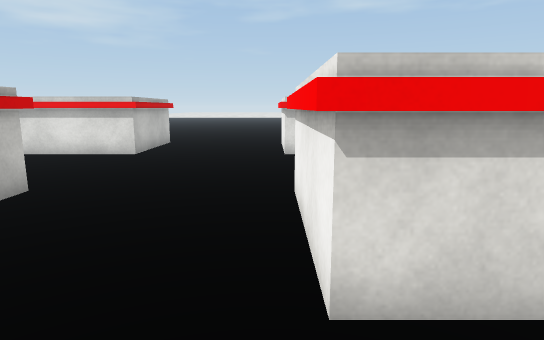
View 1 (above)

24 first-person views from a walk through a Unity game level. The camera is 1.5 m above the floor, tilts 10° down and sees 75° across. The floor is counted in squares, 1 m on a side. Each view is taken from the middle of a square. On the plan, view 1 faces up. The plan holds only what a view shows up to about 16 squares ahead; the rest is blank. The place goes on beyond the plan. The player is left out. Some surface patterns are stand-ins.

View 2
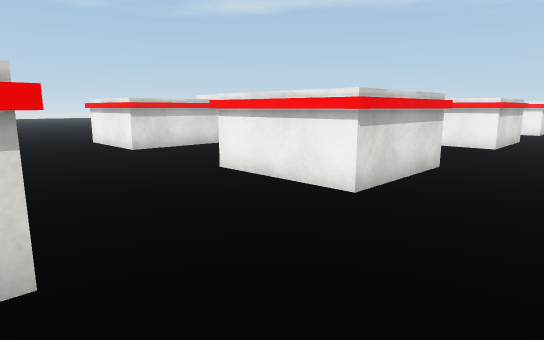

View 3
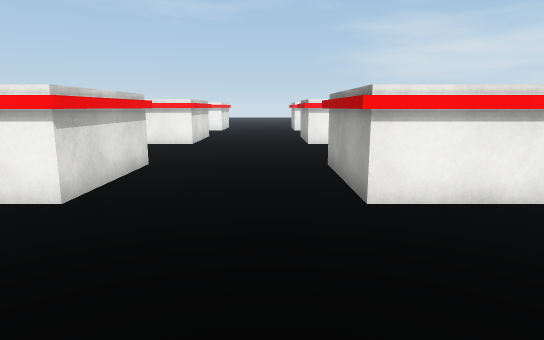

View 4
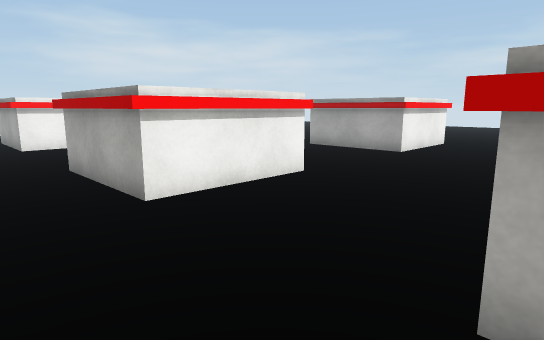

View 5
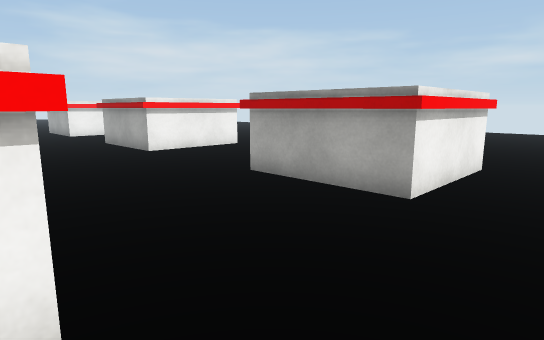

View 6
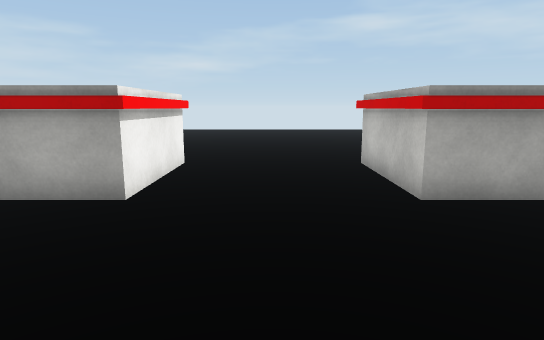

View 7
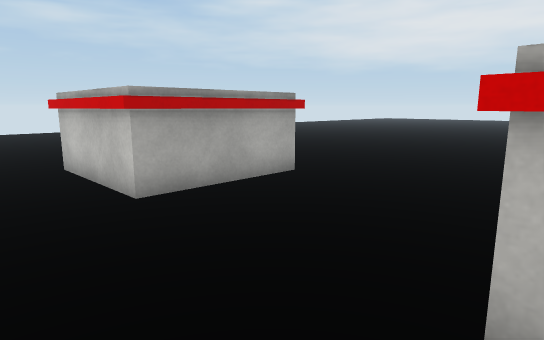

View 8
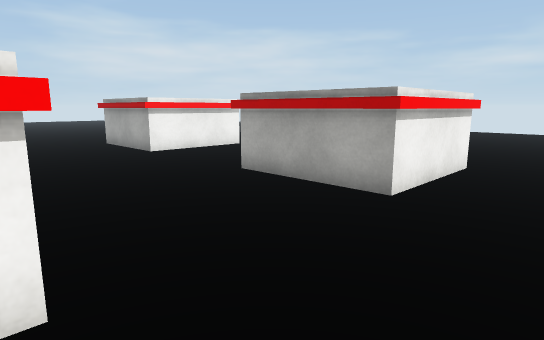

View 9
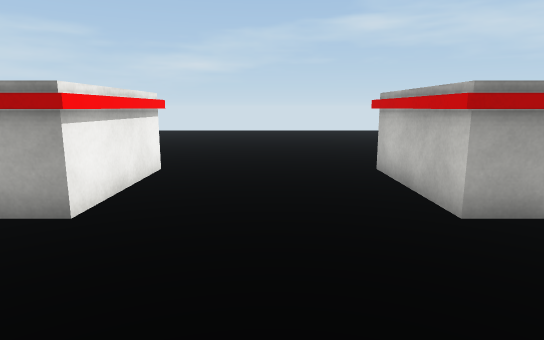

View 10
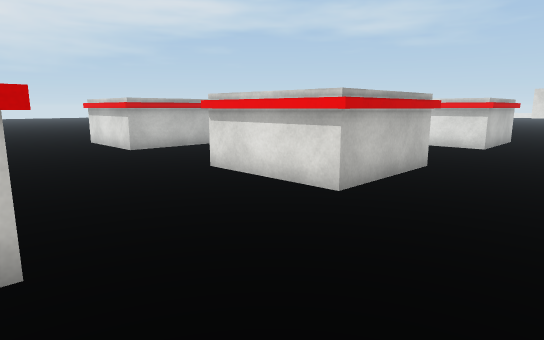

View 11
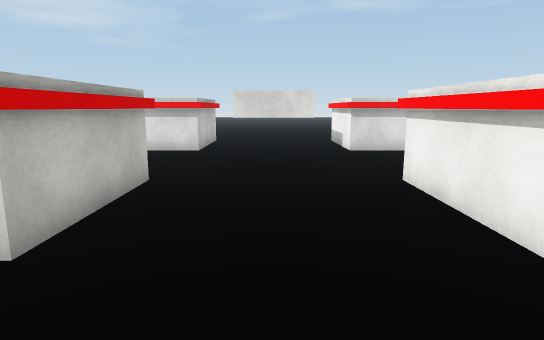

View 12
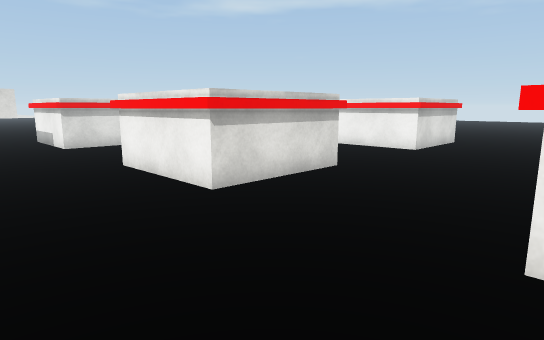

View 13
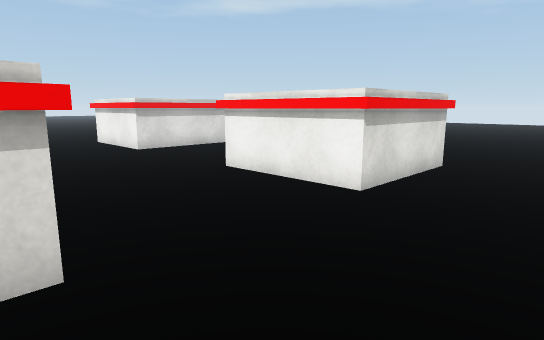

View 14
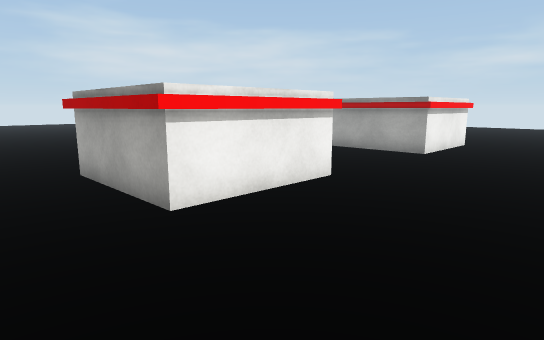

View 15
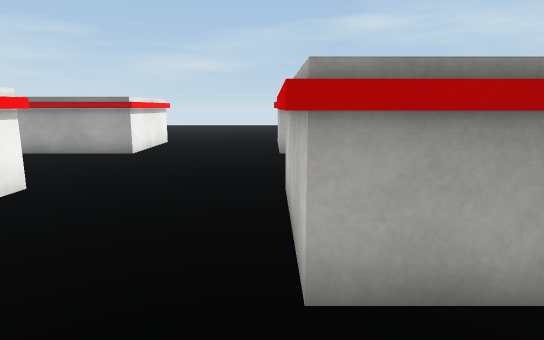

View 16
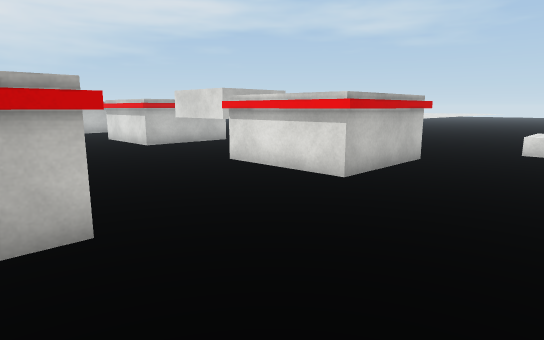

View 17
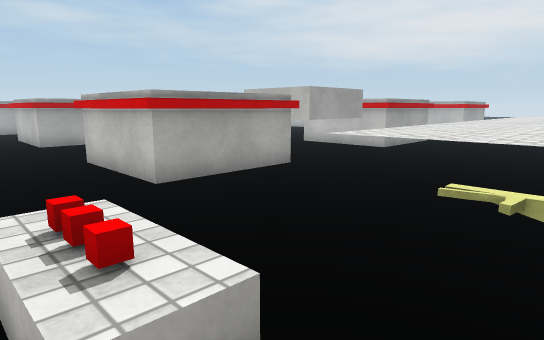

View 18
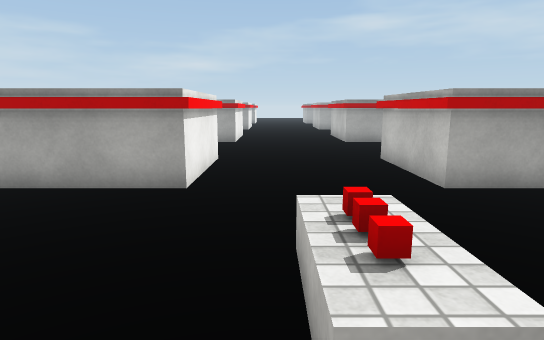

View 19
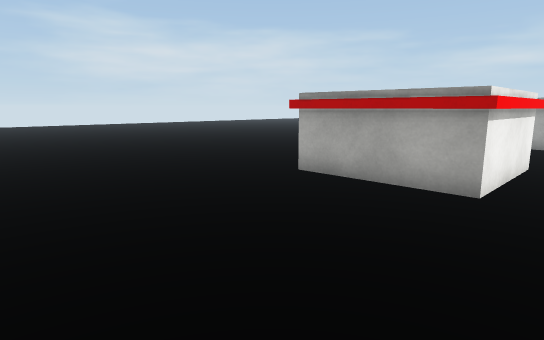

View 20
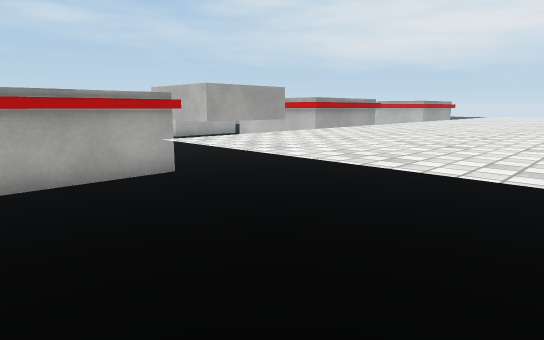

View 21
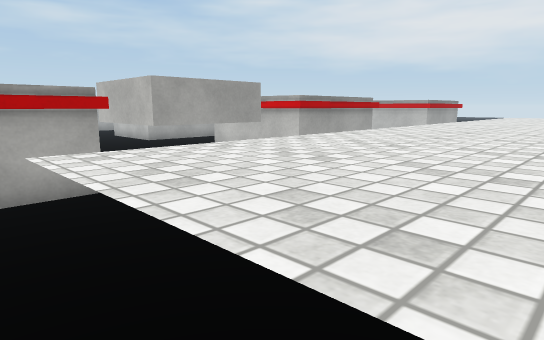

View 22
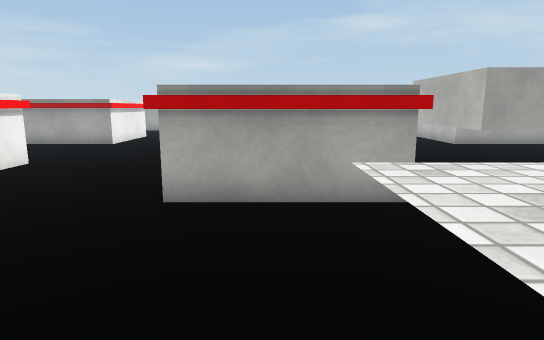

View 23
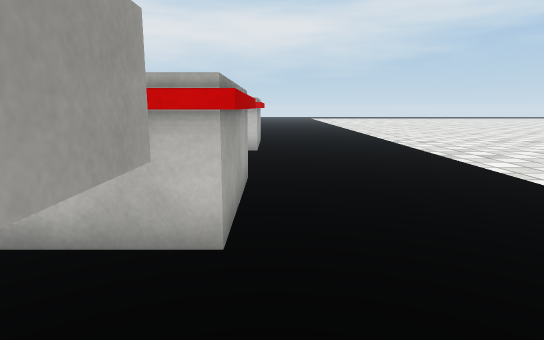

View 24
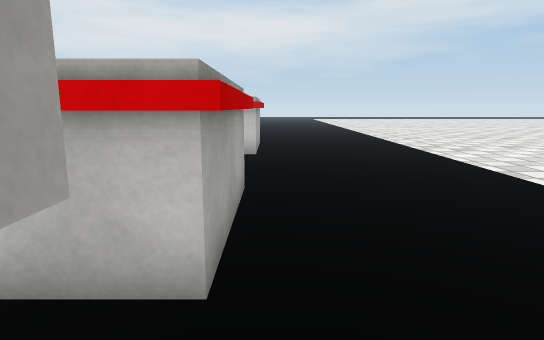

### Floor plan
Key: @ floor where view 1 was taken; # wall or solid block; . floor; ^ raised ledge; T thing the floor can be seen under or through; O other object.
Columns run from 10 left of view 1 to 23 right of it. Each row starts with its distance up from view 1.
 23   ^^^^^^^^          ^^ ...O
 22   ^^^^^^^^^   ^^^^^^^^....O.
 21  .^^^^^^^^^^^^^^^^^^^^....O     ..
 20  .^^^^^^^^^^^^^^^^^^^^....OO    ..
 19  .^^^^^^^^^^^^^^^^^^^^....OO   ...
 18  .^^^^^^^^^^^^^^^^^^^^....O   ....
 17  .................................
 16       .....OOOO.....OOOOO....OOOO.
 15   OOOOO...OOOOO.###.OOOOO....OOOOO
 14       O...O   O.  #.O   O....O
 13       O...O   O.  T.O   O....O
 12      OO...OO  O.TTT.O   O....O
 11   OOOO.....OOOO.....OOOOO....OOOO
 10    .............................
  9     ............................
  8     ............................
  7      ...........................
  6       O...OOOOO.....O OOO....OOOO
  5       O...O   O.....O   O....O
  4       O...O   O.....O   O....O
  3      OO...OO  O.....O   O....O   O
  2 ..OOOO.....OOOO.....OOOOO....OOOO.
  1 ..................................
  0 ..........@.......................
 -1   ................................
 -2      O  ...OOOO.....OOOOO..  OOOO.
 -3          .OOOOO.....OOOOO   .O  OO
 -4         ..O        .O   O  ..O
 -5        ...O             O....O
 -6       O...O      .      O....O
 -7  ...   ..... ... .    ........
 -8 ....   .............  .........
 -9 .....  ...........................
-10 ...... ...........................
-11 ..................................
-12 ..OOOOO...OOOOO.....OOOOO....OOOOO
-13       O...O   O.....O    ....O
-14       O...O   O.....O   O....O
-15       O...O   O.....O   O....O
-16      O.....O  O.....O    ....O
-17      .......  .......     ....
-18      .......  .......      ...
-19      .......  ........     ..
-20      ....... .........
-21     ..................
-22     ..................

Positions as (right, up) in squares from view 1, and headings:
1: (0, 0), facing up
2: (-5, -1), facing up-right
3: (-5, -1), facing right
4: (-5, 0), facing down-right
5: (-2, -6), facing down-right
6: (-2, -6), facing down
7: (-2, -6), facing down-left
8: (7, -6), facing down-right
9: (7, -7), facing down
10: (8, -3), facing up-left
11: (7, -1), facing up
12: (6, -3), facing up-right
13: (13, -1), facing up-right
14: (14, 0), facing down-right
15: (14, 0), facing down
16: (18, 5), facing up-left
17: (17, 22), facing down-left
18: (17, 22), facing down
19: (17, 22), facing down-right
20: (14, 23), facing down-left
21: (12, 22), facing down-left
22: (12, 21), facing down
23: (8, 16), facing left
24: (7, 16), facing left
